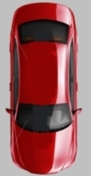
#> input picture 1/scar12.jpg, 91 x 176 px
$ python histogram5.py --image ../1/scar12.jpg   (Python 2 division)
#> lines starting #> are read from the running program, lines starting #| are printed output that depends on the picture
# Color histogram of the 3 channels - simplified for clarity

import cv2
import numpy as np
import matplotlib.pyplot as plt
import argparse

file_name = "jurassic.jpg"
ap = argparse.ArgumentParser()
ap.add_argument("-i", "--image", required = False, help = "Path to the image")
args = vars(ap.parse_args())
print args
if args['image'] is not None:
    file_name = args['image']
print file_name

img = cv2.imread(file_name)
#> img is the input picture: shape (176, 91, 3); mean B, G, R 97.1, 95.3, 152.3
assert (img is not None), "File not found"
print img.shape
#| (176, 91, 3)
cv2.imshow("Image", img)

channels = cv2.split(img)
print "channels[0] shape:", channels[0].shape
#| channels[0] shape: (176, 91)
(b,g,r) = cv2.split(img)
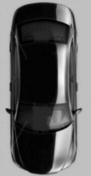
#> b: shape (176, 91); min 0, max 251, mean 97.1
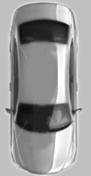
#> r: shape (176, 91); min 12, max 255, mean 152.3

histb = cv2.calcHist([b], [0], None, [32], [0,256])
#> histb = 32 values, max 3688 at index 24, min 6 at index 31, mean 500.5
print "Histogram shape:", histb.shape   #
#| Histogram shape: (32, 1)
histg = cv2.calcHist([g], [0], None, [32], [0,256])
#> histg = 32 values, max 3786 at index 0, min 0 at index 31, mean 500.5
histr = cv2.calcHist([r], [0], None, [32], [0,256])
#> histr = 32 values, max 4254 at index 24, min 0 at index 0, mean 500.5

plt.figure()
plt.title('Histograms')
plt.xlim([-1, 33])
#plt.ylim([0, 10000])  # adjust empirically for each picture
plt.plot(histb, color='b')
plt.plot(histg, color='g')
plt.plot(histr, color='r')
plt.show()
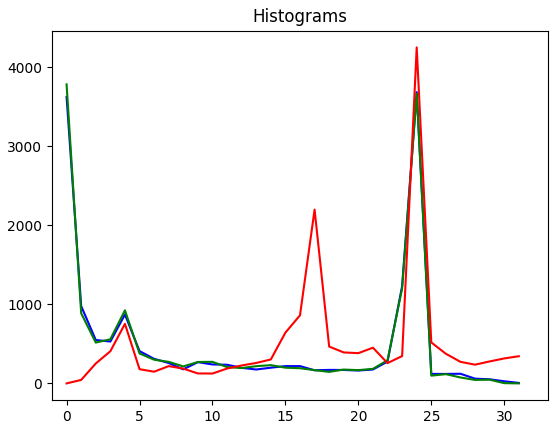
#> figure drawn by matplotlib, 1 panel; curve peaks at x = 24, y = 3688; curve peaks at x = 0, y = 3786; curve peaks at x = 24, y = 4254
